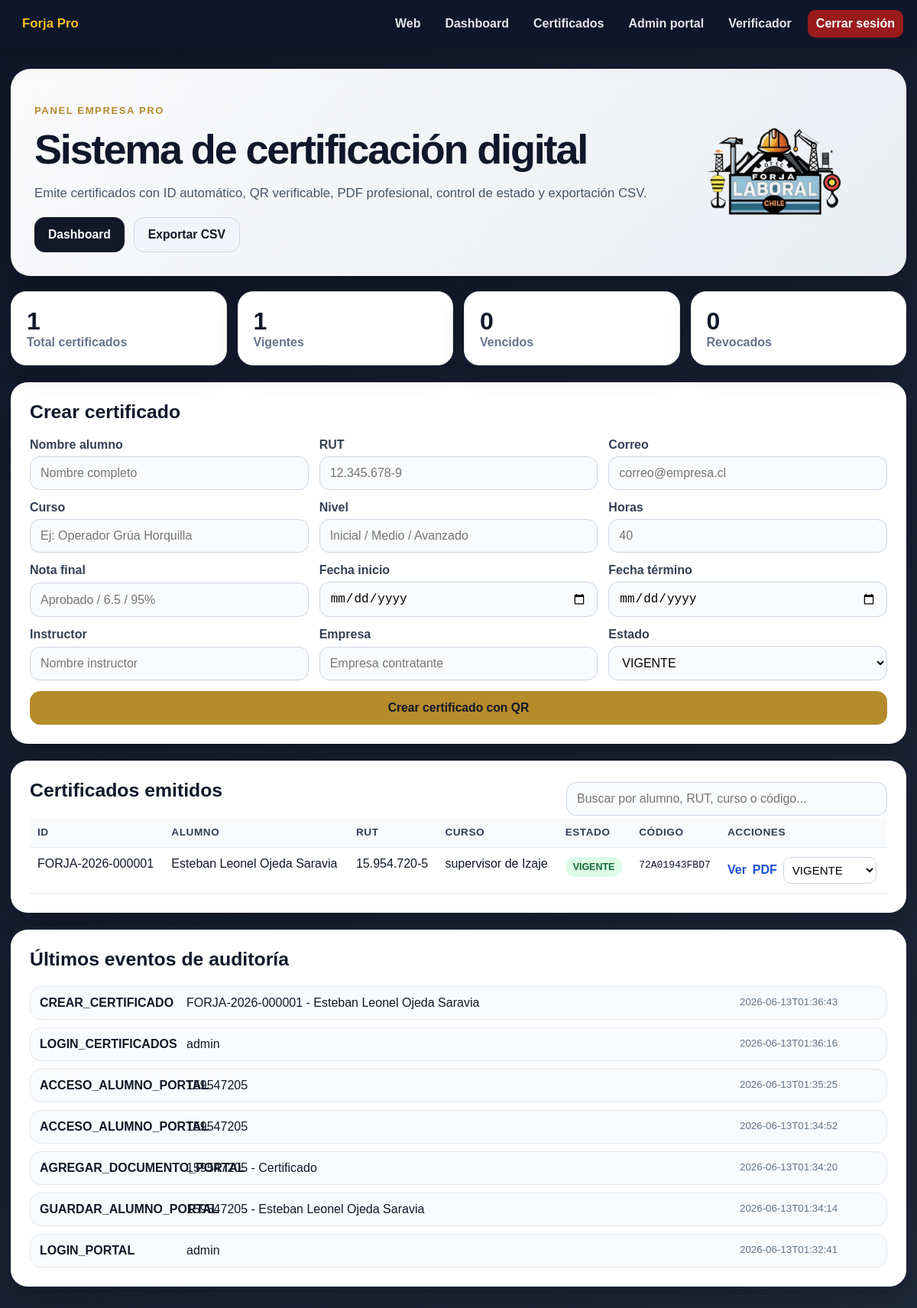
Page /admin (signed in) on the committed database.
### tables this page shows
CREATE TABLE alumnos (
                id INTEGER PRIMARY KEY AUTOINCREMENT,
                alumno_id TEXT UNIQUE NOT NULL,
                codigo_verificacion TEXT UNIQUE NOT NULL,
                nombre TEXT NOT NULL,
                rut TEXT,
                correo TEXT,
                curso TEXT NOT NULL,
                nivel TEXT,
                horas INTEGER,
                nota_final TEXT,
                fecha_inicio TEXT,
                fecha_termino TEXT NOT NULL,
                instructor TEXT,
                empresa TEXT,
                estado TEXT DEFAULT 'VIGENTE',
                created_at TEXT NOT NULL
            );

CREATE TABLE audit_log (
                id INTEGER PRIMARY KEY AUTOINCREMENT,
                usuario TEXT,
                accion TEXT NOT NULL,
                detalle TEXT,
                created_at TEXT NOT NULL
            );

### app.py (the view)
@app.route('/admin')
def admin():
    if not admin_required():
        return redirect(url_for('login'))
    with db() as conn:
        alumnos = conn.execute('SELECT * FROM alumnos ORDER BY id DESC').fetchall()
        cursos = conn.execute('SELECT * FROM cursos ORDER BY nombre ASC').fetchall()
        stats = conn.execute('''
            SELECT
                COUNT(*) total,
                SUM(CASE WHEN estado='VIGENTE' THEN 1 ELSE 0 END) vigentes,
                SUM(CASE WHEN estado='VENCIDO' THEN 1 ELSE 0 END) vencidos,
                SUM(CASE WHEN estado='REVOCADO' THEN 1 ELSE 0 END) revocados
            FROM alumnos
        ''').fetchone()
        logs = conn.execute('SELECT * FROM audit_log ORDER BY id DESC LIMIT 8').fetchall()
    return render_template('admin.html', alumnos=alumnos, cursos=cursos, stats=stats, logs=logs)

### app.py (called while the page is built)
def db():
    conn = sqlite3.connect(DB_PATH)
    conn.row_factory = sqlite3.Row
    return conn

def admin_required():
    return session.get('forja_admin_logged') is True

### templates/admin.html (shortened to what this page needs)
{% extends 'base.html' %}
{% block content %}
<section class="hero-pro">
  <div>
    <p class="eyebrow">Panel Empresa Pro</p>
    <h1>Sistema de certificación digital</h1>
    <p>Emite certificados con ID automático, QR verificable, PDF profesional, control de estado y exportación CSV.</p>
    <div class="actions">
      <a class="btn dark" href="/dashboard">Dashboard</a>
      <a class="btn light" href="/export/certificados.csv">Exportar CSV</a>
    </div>
  </div>
  <img src="{{ url_for('static', filename='img/logo_forja.png') }}" class="hero-logo" alt="Forja Laboral">
</section>
<section class="stats-grid">
  <article><strong>{{ stats.total or 0 }}</strong><span>Total certificados</span></article>
  <article><strong>{{ stats.vigentes or 0 }}</strong><span>Vigentes</span></article>
  <article><strong>{{ stats.vencidos or 0 }}</strong><span>Vencidos</span></article>
  <article><strong>{{ stats.revocados or 0 }}</strong><span>Revocados</span></article>
</section>
<section class="card">
  <h2>Crear certificado</h2>
  <form method="post" action="/crear" class="form pro-form">
    <label>Nombre alumno<input name="nombre" required placeholder="Nombre completo"></label>
    <label>RUT<input name="rut" placeholder="12.345.678-9"></label>
    <label>Correo<input name="correo" type="email" placeholder="correo@empresa.cl"></label>
    <label>Curso
      <input list="cursos-list" name="curso" required placeholder="Ej: Operador Grúa Horquilla">
    </label>
    <label>Nivel<input name="nivel" placeholder="Inicial / Medio / Avanzado"></label>
    <label>Horas<input name="horas" type="number" placeholder="40"></label>
    <label>Nota final<input name="nota_final" placeholder="Aprobado / 6.5 / 95%"></label>
    <label>Fecha inicio<input name="fecha_inicio" type="date"></label>
    <label>Fecha término<input name="fecha_termino" type="date" required></label>
    <label>Instructor<input name="instructor" placeholder="Nombre instructor"></label>
    <label>Empresa<input name="empresa" placeholder="Empresa contratante"></label>
    <label>Estado
      <select name="estado">
        <option>VIGENTE</option><option>VENCIDO</option><option>REVOCADO</option>
      </select>
    </label>
    <button class="btn primary" type="submit">Crear certificado con QR</button>
  </form>
</section>
<section class="card">
  <div class="section-head">
    <h2>Certificados emitidos</h2>
    <input id="searchTable" class="search-input" placeholder="Buscar por alumno, RUT, curso o código...">
  </div>
  <div class="table-wrap">
    <table class="pro-table" id="certTable">
      <thead>
        <tr>
          <th>ID</th><th>Alumno</th><th>RUT</th><th>Curso</th><th>Estado</th><th>Código</th><th>Acciones</th>
        </tr>
      </thead>
      <tbody>
      {% for a in alumnos %}
        <tr>
          <td>{{ a.alumno_id }}</td>
          <td>{{ a.nombre }}</td>
          <td>{{ a.rut }}</td>
          <td>{{ a.curso }}</td>
          <td><span class="badge {{ a.estado|lower }}">{{ a.estado }}</span></td>
          <td><code>{{ a.codigo_verificacion }}</code></td>
          <td class="row-actions">
            <a href="/verificar/{{ a.codigo_verificacion }}" target="_blank">Ver</a>
            <a href="/certificados/{{ a.codigo_verificacion }}/pdf">PDF</a>
            <form method="post" action="/certificados/{{ a.codigo_verificacion }}/estado">
              <select name="estado" onchange="this.form.submit()">
                <option {% if a.estado=='VIGENTE' %}selected{% endif %}>VIGENTE</option>
              </select>
            </form>
          </td>
        </tr>
      {% else %}
        <tr><td colspan="7">Aún no hay certificados creados.</td></tr>
      {% endfor %}
      </tbody>
    </table>
  </div>
</section>
<section class="card">
  <h2>Últimos eventos de auditoría</h2>
  <div class="audit-list">
    {% for l in logs %}
      <div><strong>{{ l.accion }}</strong><span>{{ l.detalle }}</span><small>{{ l.created_at }}</small></div>
    {% else %}
      <p>Sin eventos registrados.</p>
    {% endfor %}
  </div>
</section>
{% endblock %}

### templates/base.html (shortened to what this page needs)
<!doctype html>
<html lang="es">
<head>
  <link rel="stylesheet" href="{{ url_for('static', filename='style.css') }}">
</head>
<body>
  {% if session.get('forja_admin_logged') %}
  <nav class="pro-nav">
    <a class="brand" href="/dashboard">Forja Pro</a>
    <a href="/">Web</a>
    <a href="/dashboard">Dashboard</a>
    <a href="/admin">Certificados</a>
    <a href="/login-portal">Admin portal</a>
    <a href="/verificar-certificado.html">Verificador</a>
    <a class="logout" href="/logout">Cerrar sesión</a>
  </nav>
  {% endif %}
  <main class="wrap">{% block content %}{% endblock %}</main>
</body>
</html>

### rows in the picture
alumnos: alumno_id "FORJA-2026-000001", nombre "Esteban Leonel Ojeda Saravia", rut "15.954.720-5", curso "supervisor de Izaje", estado "VIGENTE", codigo_verificacion "72A01943FBD7"
audit_log: accion "CREAR_CERTIFICADO", detalle "FORJA-2026-000001 - Esteban Leonel Ojeda Saravia", created_at "2026-06-13T01:36:43"
audit_log: accion "LOGIN_CERTIFICADOS", detalle "admin", created_at "2026-06-13T01:36:16"
audit_log: accion "ACCESO_ALUMNO_PORTAL", detalle "159547205", created_at "2026-06-13T01:35:25"
audit_log: accion "ACCESO_ALUMNO_PORTAL", detalle "159547205", created_at "2026-06-13T01:34:52"
audit_log: accion "AGREGAR_DOCUMENTO_PORTAL", detalle "159547205 - Certificado", created_at "2026-06-13T01:34:20"
audit_log: accion "GUARDAR_ALUMNO_PORTAL", detalle "159547205 - Esteban Leonel Ojeda Saravia", created_at "2026-06-13T01:34:14"
audit_log: accion "LOGIN_PORTAL", detalle "admin", created_at "2026-06-13T01:32:41"

### other values in the picture
{{ stats.total or 0 }} "1"
{{ stats.vigentes or 0 }} "1"
{{ stats.vencidos or 0 }} "0"
{{ stats.revocados or 0 }} "0"
